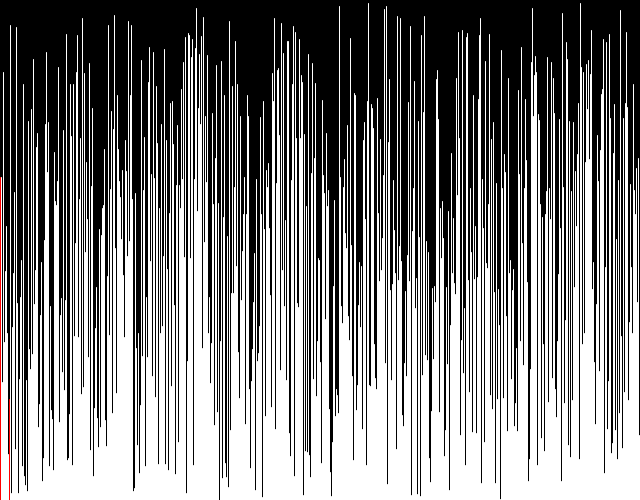
Frame 1 (no input)
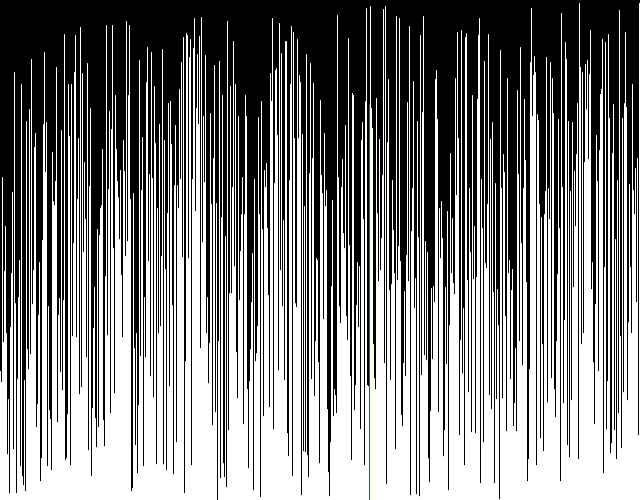
Frame 60 (the mouse pressed at the canvas centre just before this capture)
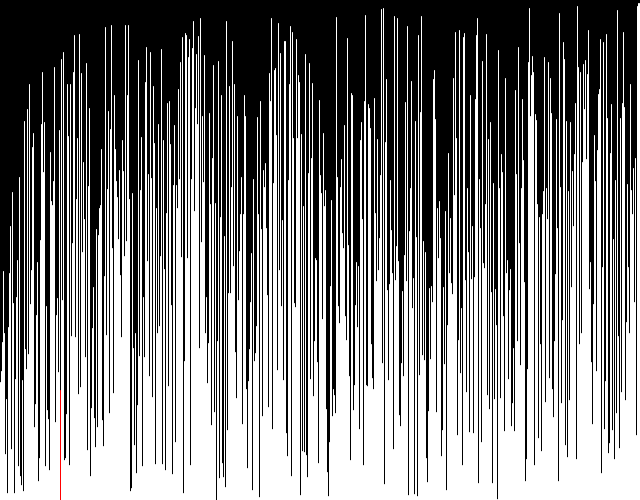
Frame 120 (the mouse held since frame 60 and released just before this capture)

The Processing sketch that drew these frames (run headless with seeded random() and noise(); from frame 60 on, the mouse is pressed at the canvas centre):

// Processing sketch: BubbleSort
// ── BubbleSort.pde
int[] vals;
int curr = 0;
void setup() {
  size(640, 500);
  vals = new int[width];
  for (int i = 0; i<width; i++) {
    vals[i] = (int) random(height);
  }
  thread("bubbleSort");
}
void swap(int a, int b) {
  int temp = vals[a];
  vals[a] = vals[b];
  vals[b] = temp;
}
void bubbleSort() {
  boolean sorted = false;
  while (!sorted) {
    sorted = true;
    for (int i = 0; i < vals.length-1; i++) {
      if (vals[i] > vals[i+1]) {
        swap(i, i+1);
        curr = i;
        delay(1);
        sorted = false;
      }
    }
  }
  curr = -1;
}
void draw() {
  background(0);
  for (int i = 0; i<width; i++) {
    stroke(255);
    if (i == curr)
      stroke(255, 0, 0);
    line(i, height, i, height - vals[i]);
  }
}
